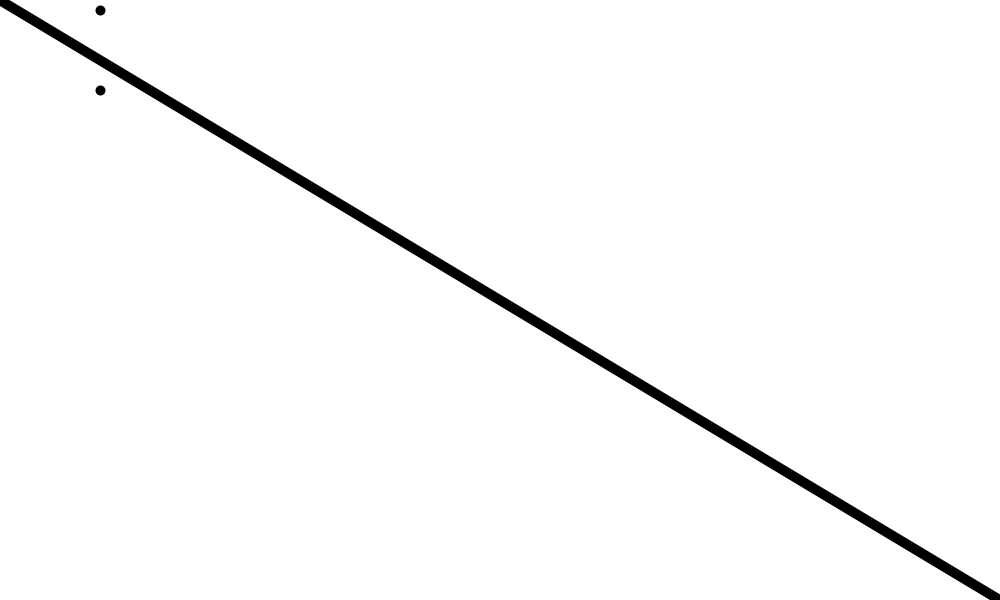
Frame 1 (no input)
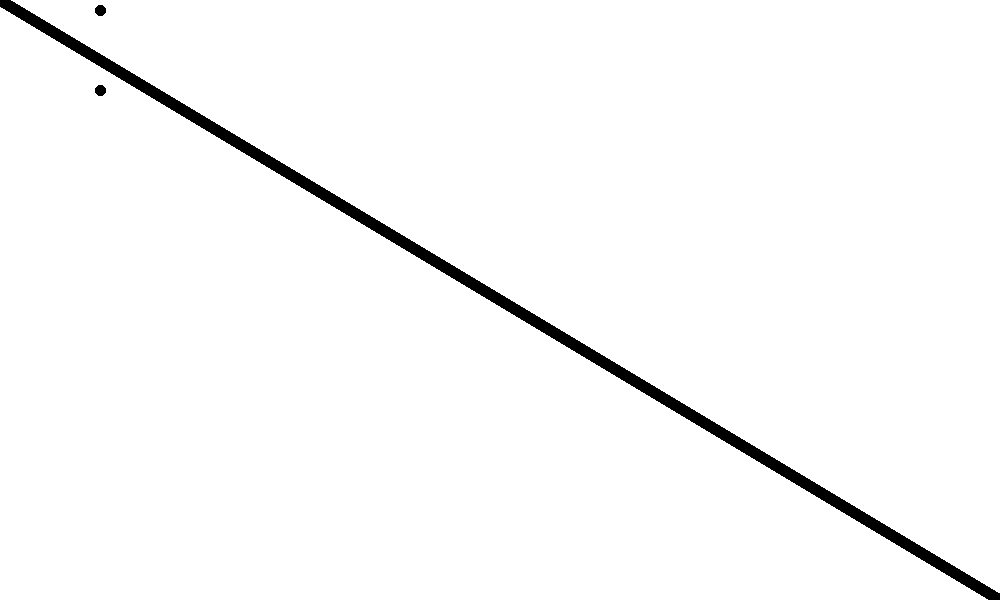
Frame 60 (the mouse pressed at the canvas centre just before this capture)
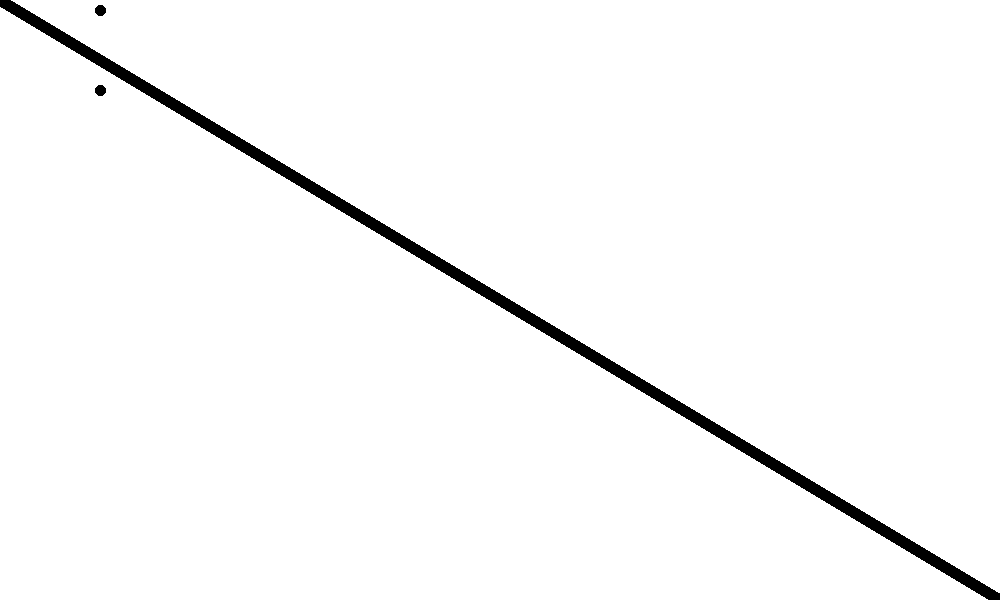
Frame 120 (the mouse held since frame 60 and released just before this capture)

The Processing sketch that drew these frames (run headless with seeded random() and noise(); from frame 60 on, the mouse is pressed at the canvas centre):

// Processing sketch: Processing_Tutorial_1___Simple_Line_and_points
// ── Processing_Tutorial_1___Simple_Line_and_points.pde


void setup(){
  size(1000,600);
background(255);

}
void draw(){ 
strokeWeight(10);
point(100,10);
point(100,90);
line(0,0,1000,600);


}
